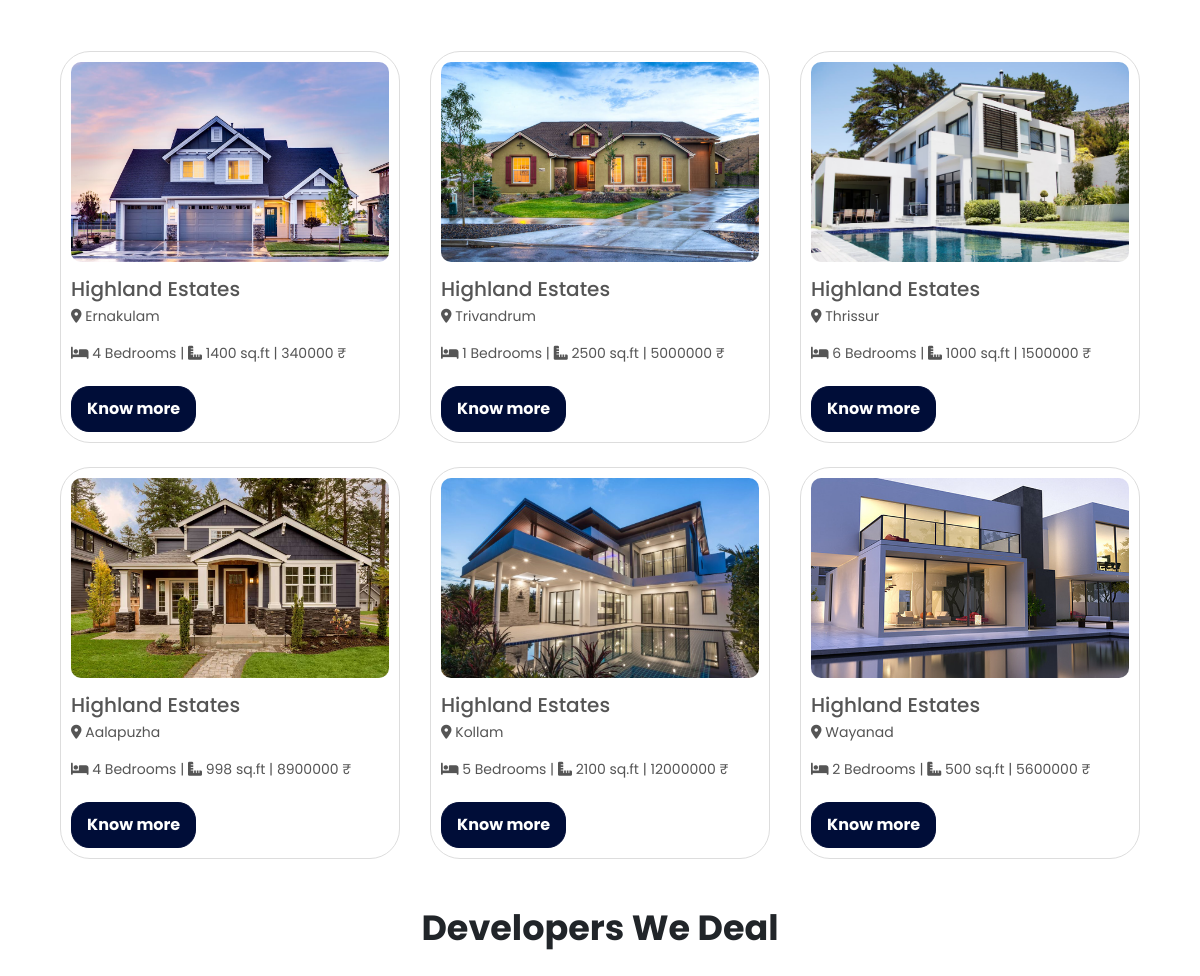
Before: / (middle part) with the older database file.
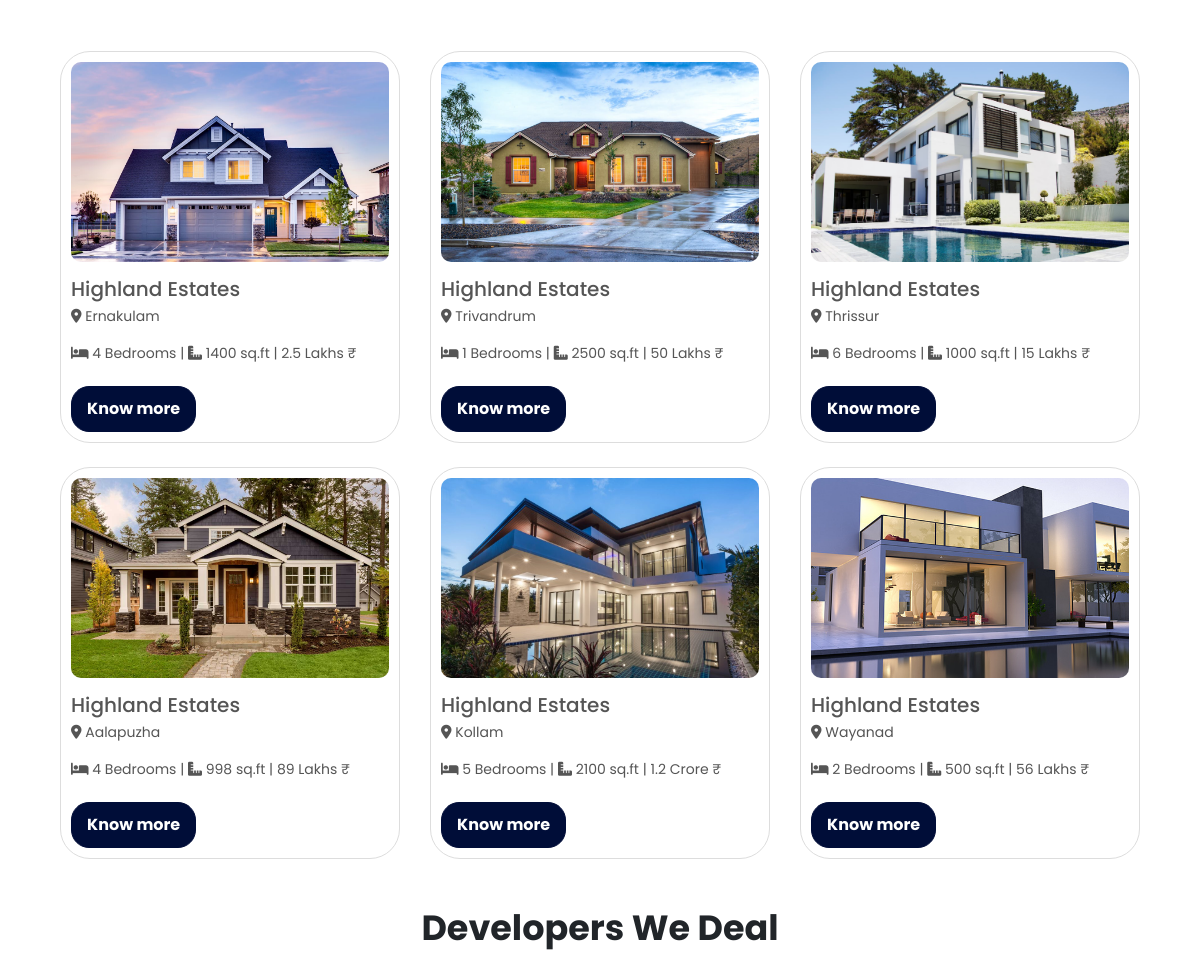
After: the same page with the newer database file.
### highland_app/models.py (models this page shows, shortened)
class Property(models.Model):
    property_name = models.TextField(default="")
    property_location = models.CharField(max_length=255)
    property_type = models.CharField(max_length=50, choices=[
        ('Villa', 'Villa'),
        ('Apartment', 'Apartment'),
        ('Studio Flat', 'Studio Flat'),
    ])
    property_price = models.TextField(default="")
    square_feet = models.IntegerField()
    bedrooms = models.IntegerField()
    property_description = models.TextField()
    wifi = models.BooleanField(default=False)
    swimming_pool = models.BooleanField(default=False)
    car_parking = models.BooleanField(default=False)
    garden = models.BooleanField(default=False)
    main_image = models.ImageField(upload_to='property_images/', blank=True, null=True)  # Main image
    additional_images1 = models.ImageField(upload_to='property_images/', blank=True, null=True)
    additional_images2 = models.ImageField(upload_to='property_images/', blank=True, null=True)
    additional_images3 = models.ImageField(upload_to='property_images/', blank=True, null=True)
    additional_images4 = models.ImageField(upload_to='property_images/', blank=True, null=True)

### highland_app/views.py (the view)
# urls.py: path('', views.index, name='index'),
def index(request):
    properties = Property.objects.all()
    return render(request, 'index.html', {'properties': properties})

### templates/index.html (shortened to what this page needs)
{% extends 'base.html' %}
{% load static %}
{% block content %}
  <br />
  <br />
  <br />
  <br />
  <br />
  <div class="container">
    <br />
    <br />
    <br />
    <br />
    <section class="properties">
      <div class="container">
        <br />
        <br />
        <div class="row">
          {% for property in properties %}
            <div class="col-md-4 mb-4">
              <div class="property-card">
                <div class="property-image">
                  <img src="{{ property.main_image.url }}" alt="{{ property.property_name }}" class="img-fluid" />
                </div>
                <div class="property-info">
                  <h4>{{ property.property_name }}</h4>
                  <p>
                    <i class="fas fa-location-dot"></i> {{ property.property_location }}
                  </p>
                  <p>
                    <i class="fas fa-bed"></i> {{ property.bedrooms }} Bedrooms |
                    <i class="fas fa-ruler-combined"></i> {{ property.square_feet }} sq.ft |
                     {{ property.property_price }} &#8377
                  </p>
                  <a href="{% url 'property_details' property.id %}" class="btn btn-primary">Know more</a>
                </div>
              </div>
            </div>
          {% empty %}
            <p class="text-center">No properties found in this location.</p>
          {% endfor %}
        </div>
      </div>
    </section>
    <br />
    <div class="container bank-slider">
      <h1 class="bank-slider-heading text-center" style="font-size: 35px; font-family: 'Poppins', sans-serif;"><b>Developers We Deal</b></h1>
      <br />
      <br />
    </div>
  </div>
  <br />
  <br />
{% endblock %}

### templates/base.html (shortened to what this page needs)
{% load static %}
<!DOCTYPE html>
<html lang="en">
  <head>
    <link href="https://stackpath.bootstrapcdn.com/bootstrap/4.5.2/css/bootstrap.min.css" rel="stylesheet" />
    <link href="https://cdnjs.cloudflare.com/ajax/libs/font-awesome/6.6.0/css/all.min.css" rel="stylesheet" />
    <link rel="stylesheet" type="text/css" href="{% static 'css/style.css' %}" />
  </head>
  <body>
    {% block content %}
    {% endblock %}
  </body>
</html>

### static/css/style.css (style rules this page uses)
.bank-slider { overflow: hidden; position: relative; background-color: white; }
.property-card { width: 100%; height: auto; border: 1px solid #ddd; border-radius: 30px; overflow: hidden; background-color: #fff; display: flex; flex-direction: column; align-items: flex-start; padding: 10px; transition: transform 0.3s, box-shadow 0.3s; }
.property-image { width: 100%; height: 200px; overflow: hidden; display: flex; justify-content: center; align-items: center; }
.property-image img { width: 100%; height: 100%; object-fit: cover; border-radius: 10px; }
.property-info { margin-top: 10px; text-align: left; width: 100%; font-family: 'Poppins', sans-serif; }
.property-info h4 { margin: 5px 0; font-size: 20px; color: #555; }
.property-info p { font-size: 14px; color: #555; margin-top: 5px; }
.property-info .btn { margin-top: 6px; font-size: 16px; background-color: #000d38; color: white; border: 1px solid #000d38; border-radius: 18px; padding: 10px 15px; transition: background-color 0.3s, color 0.3s; }
.btn { font-size: 16px; font-weight: bold; border-radius: 30px; padding: 10px 20px; }

Changed rows visible on the page:
changed Property "Ernakulam": property_price "340000" → "2.5 Lakhs"
changed Property "Trivandrum": property_price "5000000" → "50 Lakhs"
changed Property "Thrissur": property_price "1500000" → "15 Lakhs"
changed Property "Aalapuzha": property_price "8900000" → "89 Lakhs"
changed Property "Kollam": property_price "12000000" → "1.2 Crore"
changed Property "Wayanad": property_price "5600000" → "56 Lakhs"
